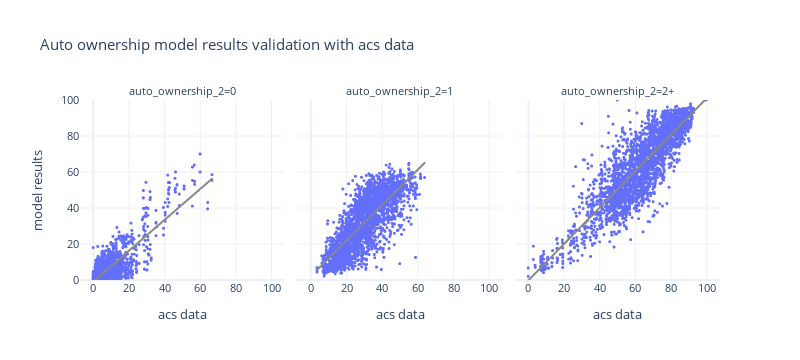

Notebook code cell kept with this figure:
### Markdown cell above
- scatterplot

### Code cell
df_plot = pd.pivot(bg_auto_ownership, index=['block_group_id','auto_ownership_2'], columns='source', values='percentage').reset_index()



fig = px.scatter(df_plot, x="acs data", y="model results", trendline="ols", trendline_color_override='rgb(136, 136, 136)',
                 template="plotly_white",
                 facet_col='auto_ownership_2', height=400, width=1000,
                 title="Auto ownership model results validation with acs data")
fig.update_xaxes(dtick=20)
fig.update_yaxes(dtick=20,range=[0, 100])
fig.update_traces(marker_size=3)
fig.update_layout(height=360, width=800, font=dict(size=11))
fig.show()

### Figure 1 — Plotly figure (JSON) as saved in the notebook; plotly's stock layout.template omitted (floating-point values rounded to 4 significant figures; data arrays with more than 128 entries replaced by an {"elided": "..."} marker saying what was removed)
{"data": [{"hovertemplate": "auto_ownership_2=0<br>acs data=%{x}<br>model results=%{y}<extra></extra>", "legendgroup": "", "marker": {"color": "#636efa", "size": 3, "symbol": "circle"}, "mode": "markers", "name": "", "showlegend": false, "type": "scattergl", "x": {"elided": "2641 float values"}, "xaxis": "x", "y": {"elided": "2641 float values"}, "yaxis": "y"}, {"hovertemplate": "<b>OLS trendline</b><br>model results = 0.856936 * acs data + -0.925226<br>R<sup>2</sup>=0.706992<br><br>auto_ownership_2=0<br>acs data=%{x}<br>model results=%{y} <b>(trend)</b><extra></extra>", "legendgroup": "", "line": {"color": "rgb(136, 136, 136)"}, "marker": {"color": "#636efa", "size": 3, "symbol": "circle"}, "mode": "lines", "name": "", "showlegend": false, "type": "scattergl", "x": {"elided": "2365 float values"}, "xaxis": "x", "y": {"elided": "2365 float values"}, "yaxis": "y"}, {"hovertemplate": "auto_ownership_2=1<br>acs data=%{x}<br>model results=%{y}<extra></extra>", "legendgroup": "", "marker": {"color": "#636efa", "size": 3, "symbol": "circle"}, "mode": "markers", "name": "", "showlegend": false, "type": "scattergl", "x": {"elided": "2641 float values"}, "xaxis": "x2", "y": {"elided": "2641 float values"}, "yaxis": "y2"}, {"hovertemplate": "<b>OLS trendline</b><br>model results = 0.983204 * acs data + 2.16359<br>R<sup>2</sup>=0.614454<br><br>auto_ownership_2=1<br>acs data=%{x}<br>model results=%{y} <b>(trend)</b><extra></extra>", "legendgroup": "", "line": {"color": "rgb(136, 136, 136)"}, "marker": {"color": "#636efa", "size": 3, "symbol": "circle"}, "mode": "lines", "name": "", "showlegend": false, "type": "scattergl", "x": {"elided": "2633 float values"}, "xaxis": "x2", "y": {"elided": "2633 float values"}, "yaxis": "y2"}, {"hovertemplate": "auto_ownership_2=2+<br>acs data=%{x}<br>model results=%{y}<extra></extra>", "legendgroup": "", "marker": {"color": "#636efa", "size": 3, "symbol": "circle"}, "mode": "markers", "name": "", "showlegend": false, "type": "scattergl", "x": {"elided": "2641 float values"}, "xaxis": "x3", "y": {"elided": "2641 float values"}, "yaxis": "y3"}, {"hovertemplate": "<b>OLS trendline</b><br>model results = 1.01043 * acs data + -0.313658<br>R<sup>2</sup>=0.745390<br><br>auto_ownership_2=2+<br>acs data=%{x}<br>model results=%{y} <b>(trend)</b><extra></extra>", "legendgroup": "", "line": {"color": "rgb(136, 136, 136)"}, "marker": {"color": "#636efa", "size": 3, "symbol": "circle"}, "mode": "lines", "name": "", "showlegend": false, "type": "scattergl", "x": {"elided": "2635 float values"}, "xaxis": "x3", "y": {"elided": "2635 float values"}, "yaxis": "y3"}], "layout": {"annotations": [{"font": {}, "showarrow": false, "text": "auto_ownership_2=0", "x": 0.16, "xanchor": "center", "xref": "paper", "y": 1.0, "yanchor": "bottom", "yref": "paper"}, {"font": {}, "showarrow": false, "text": "auto_ownership_2=1", "x": 0.5, "xanchor": "center", "xref": "paper", "y": 1.0, "yanchor": "bottom", "yref": "paper"}, {"font": {}, "showarrow": false, "text": "auto_ownership_2=2+", "x": 0.84, "xanchor": "center", "xref": "paper", "y": 1.0, "yanchor": "bottom", "yref": "paper"}], "font": {"size": 11}, "height": 360, "legend": {"tracegroupgap": 0}, "title": {"text": "Auto ownership model results validation with acs data"}, "width": 800, "xaxis": {"anchor": "y", "domain": [0.0, 0.32], "dtick": 20, "title": {"text": "acs data"}}, "xaxis2": {"anchor": "y2", "domain": [0.34, 0.66], "dtick": 20, "matches": "x", "title": {"text": "acs data"}}, "xaxis3": {"anchor": "y3", "domain": [0.68, 1.0], "dtick": 20, "matches": "x", "title": {"text": "acs data"}}, "yaxis": {"anchor": "x", "domain": [0.0, 1.0], "dtick": 20, "range": [0, 100], "title": {"text": "model results"}}, "yaxis2": {"anchor": "x2", "domain": [0.0, 1.0], "dtick": 20, "matches": "y", "range": [0, 100], "showticklabels": false}, "yaxis3": {"anchor": "x3", "domain": [0.0, 1.0], "dtick": 20, "matches": "y", "range": [0, 100], "showticklabels": false}}}
